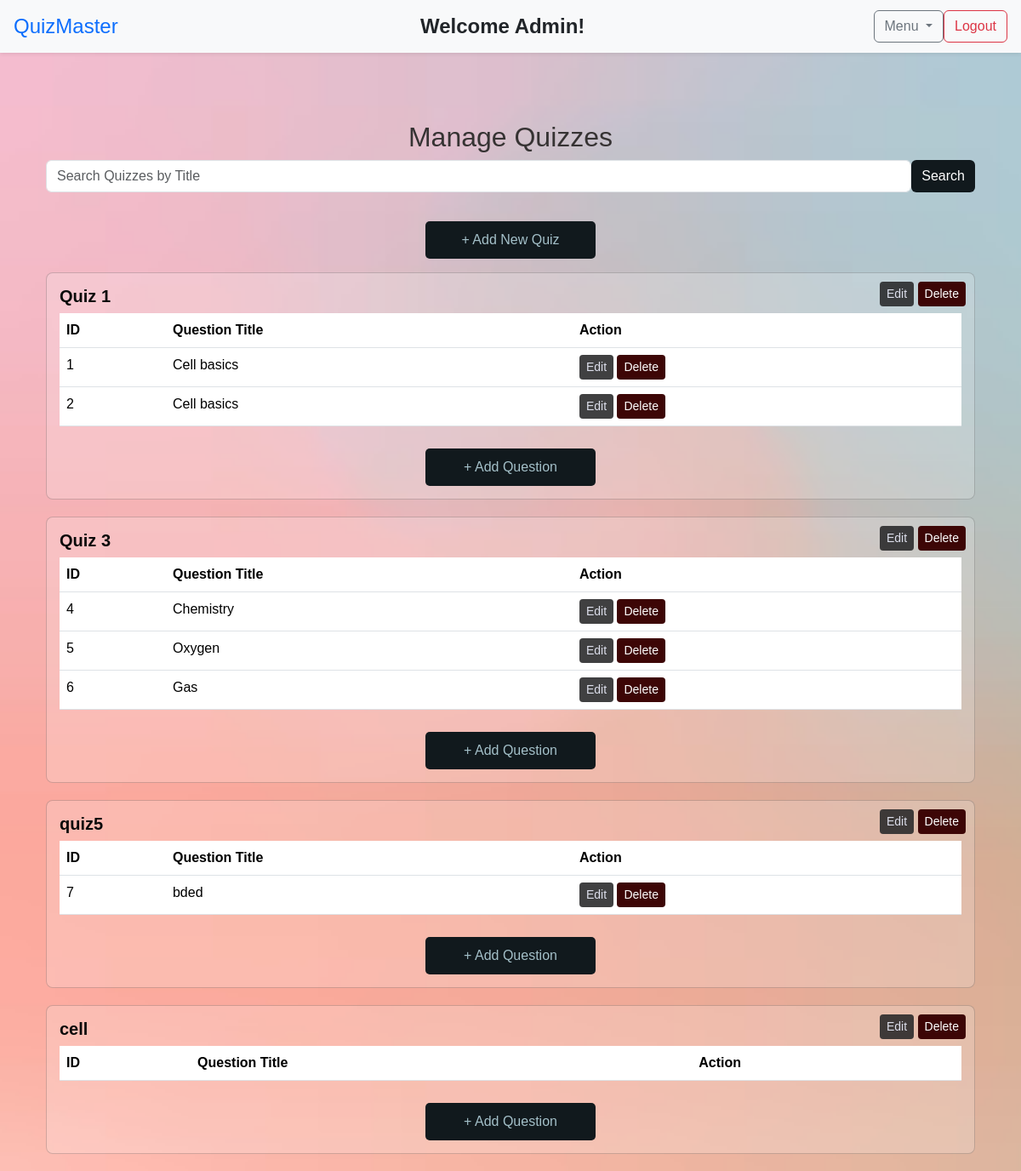
Page /quiz-manage (signed in) on the committed database.
### models/quiz.py (models this page shows)
class Quiz(db.Model):
    id = db.Column(db.Integer, primary_key=True)
    quiz_title = db.Column(db.String(100), nullable=False)
    chapter_id = db.Column(db.Integer, db.ForeignKey('chapter.id'), nullable=False)
    date_of_quiz = db.Column(db.Date, nullable=False)
    time_of_quiz = db.Column(db.Time, nullable=False)
    remarks = db.Column(db.String(1000), nullable=False)
    duration = db.Column(db.Integer, nullable=False)
    chapter = db.relationship('Chapter', back_populates='quizzes')
    questions = db.relationship('Question', back_populates='quiz', cascade="all, delete-orphan")
    scores = db.relationship('Score', back_populates='quiz', cascade="all, delete-orphan")

### models/question.py (models this page shows)
class Question(db.Model):
    id = db.Column(db.Integer, primary_key=True)
    quiz_id = db.Column(db.Integer, db.ForeignKey('quiz.id'), nullable=False)
    question_title = db.Column(db.String(100), nullable=False)
    question_statement = db.Column(db.String(300), nullable=False)
    option1 = db.Column(db.String(400), nullable=True)
    option2 = db.Column(db.String(400), nullable=True)
    option3 = db.Column(db.String(400), nullable=True)
    option4 = db.Column(db.String(400), nullable=True)
    correct_answer = db.Column(db.String(400), nullable=False)
    quiz = db.relationship('Quiz', back_populates='questions')

### controllers/admin.py (the view)
@admin_bp.route("/quiz-manage")
@login_required
@admin_required  # Only admin can access this route
def quiz_manage():
    quizzes = Quiz.query.all()
    chapters=Chapter.query.all()
    return render_template("admin/quiz_manage.html", quizzes=quizzes, chapters=chapters)

### app.py (called while the page is built)
def create_app():
    app = Flask(__name__)
    app.config['SECRET_KEY'] = 'app123'
    app.config['SQLALCHEMY_DATABASE_URI'] = 'sqlite:///mentiquiz.db'
    app.config['SQLALCHEMY_TRACK_MODIFICATIONS'] = False
    app.config['CHART_FOLDER'] = os.path.join(app.root_path, 'static', 'charts')
    os.makedirs(app.config['CHART_FOLDER'], exist_ok=True)
    db.init_app(app)
    login_manager = LoginManager()
    login_manager.init_app(app)
    login_manager.login_view = "auth.login"
    @login_manager.user_loader
    def load_user(user_id):
        return db.session.get(User,int(user_id))
    app.register_blueprint(auth_bp)
    app.register_blueprint(admin_bp)
    app.register_blueprint(user_bp)
    with app.app_context():
        db.create_all()
        create_admin()
    return app

### controllers/admin.py (called while the page is built)
def admin_required(f):
    @wraps(f)
    def decorated_function(*args, **kwargs):
        if not current_user.is_authenticated or current_user.role != 'admin':
            flash("Access Denied! Admins Only.", "danger")
            return redirect(url_for('auth.login'))
        return f(*args, **kwargs)
    return decorated_function

### templates/admin/quiz_manage.html (shortened to what this page needs)
{% extends "base_admin.html" %}
{% block navbar_admin %}
{% include "navbar_admin.html" %}
{% endblock %}
{% block content %}
    <div class="container">
        <h2 class="mt-4 text-center">Manage Quizzes</h2>
        <form action="{{ url_for('admin.search_quiz') }}" method="GET" class="form-inline d-flex justify-content-center mb-4">
            <input type="text" name="quiz_title" class="form-control mr-2" placeholder="Search Quizzes by Title" aria-label="Search">
            <button type="search" class="btn btn-primary">Search </button>
        </form>
        <div class="text-center mb-3">
            <button class="add-btn" data-bs-toggle="modal" data-bs-target="#addQuizModal">+ Add New Quiz</button>
        </div>
        {% for quiz in quizzes %}
        <div class="card">
            <div class="edit-delete-btns">
                <button type="button" class="btn btn-edit btn-sm" data-bs-toggle="modal" data-bs-target="#editQuizModal{{ quiz.id }}">Edit</button>
                <a href="{{ url_for('admin.delete_quiz', quiz_id=quiz.id) }}" class="btn btn-delete btn-sm">Delete</a>
            </div>
            <h5><strong>{{ quiz.quiz_title }}</strong></h5>
            <table class="table text-white">
                <thead>
                    <tr>
                        <th>ID</th>
                        <th>Question Title</th>
                        <th>Action</th>
                    </tr>
                </thead>
                <tbody>
                    {% for question in quiz.questions %}
                    <tr>
                        <td>{{ question.id }}</td>
                        <td>{{ question.question_title }}</td>
                        <td>
                            <button class="btn btn-edit btn-sm" data-bs-toggle="modal" data-bs-target="#editQuestionModal{{ question.id }}">Edit</button>
                            <a href="{{ url_for('admin.delete_question', question_id=question.id) }}" class="btn btn-delete btn-sm">Delete</a>
                        </td>
                    </tr>
                    {% endfor %}
                </tbody>
            </table>
            <div class="d-flex justify-content-center">
                <button class="add-btn" data-bs-toggle="modal" data-bs-target="#addQuestionModal{{ quiz.id }}">+ Add Question</button>
            </div>
        </div>
        {% endfor %}
    </div>
    </div>
{% endblock %}

### static/css/style.css (style rules this page uses)
body { background-image: url("/static/images/background.avif"); background-size: cover; background-repeat: no-repeat; color: rgb(54, 51, 51); margin: 0; padding: 0; font-family: Arial, sans-serif; overflow-x: hidden; background-attachment: fixed; width: 100vw; }
.container { margin-top: 80px; width: 100%; }
.card { background: rgba(255, 255, 255, 0.2); color: rgb(10, 10, 10); margin-bottom: 20px; border-radius: 8px; padding: 15px; }
.table { background: transparent; }
.add-btn { background: #11191d; padding: 10px; border: none; cursor: pointer; color: rgb(164, 192, 201); width: 200px; margin-top: 10px; border-radius: 5px; }
.btn-primary { background: #11191d; border: none; }
th, td { color: white; }
.edit-delete-btns { position: absolute; top: 10px; right: 10px; }
.btn-edit { background: rgba(40, 40, 41, 0.885); color: rgb(221, 223, 236); border: none; }
.btn-delete { background: rgb(61, 6, 6); color: white; border: none; }

### rows in the picture
Quiz: quiz_title "Quiz 1"
Question: id "1", question_title "Cell basics"
Question: id "2", question_title "Cell basics"
Quiz: quiz_title "Quiz 3"
Question: id "4", question_title "Chemistry"
Question: id "5", question_title "Oxygen"
Question: id "6", question_title "Gas"
Quiz: quiz_title "quiz5"
Question: id "7", question_title "bded"
Quiz: quiz_title "cell"
